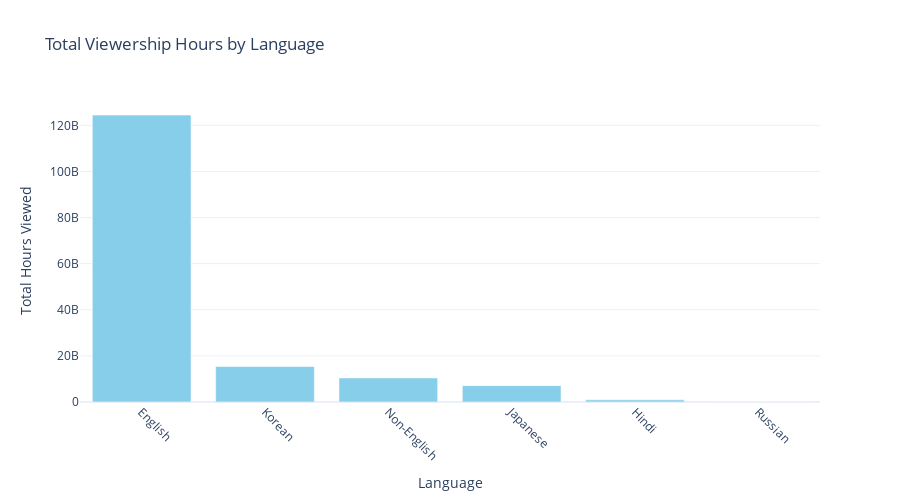

The notebook cell this image was saved under:
### Code cell
language_view = netflix_data.groupby('Language Indicator')['Hours Viewed'].sum().sort_values(ascending=False)

fig = go.Figure(data=[
    go.Bar(
        x = language_view.index,
        y = language_view.values,
        marker_color ='skyblue'
    )
])

fig.update_layout (
    title = 'Total Viewership Hours by Language',
    xaxis_title = 'Language',
    yaxis_title = 'Total Hours Viewed',
    xaxis_tickangle = 45,
    height = 500,
    width = 900
)

fig.show()

### Figure 1 — Plotly figure (JSON) as saved in the notebook; plotly's stock layout.template omitted (floating-point values rounded to 4 significant figures)
{"data": [{"marker": {"color": "skyblue"}, "type": "bar", "x": ["English", "Korean", "Non-English", "Japanese", "Hindi", "Russian"], "y": [124441700000, 15378400000, 10439100000, 7102000000, 926100000, 114600000]}], "layout": {"height": 500, "title": {"text": "Total Viewership Hours by Language"}, "width": 900, "xaxis": {"autorange": true, "range": [-0.5, 5.5], "tickangle": 45, "title": {"text": "Language"}, "type": "category"}, "yaxis": {"autorange": true, "range": [0, 131000000000.0], "title": {"text": "Total Hours Viewed"}, "type": "linear"}}}
